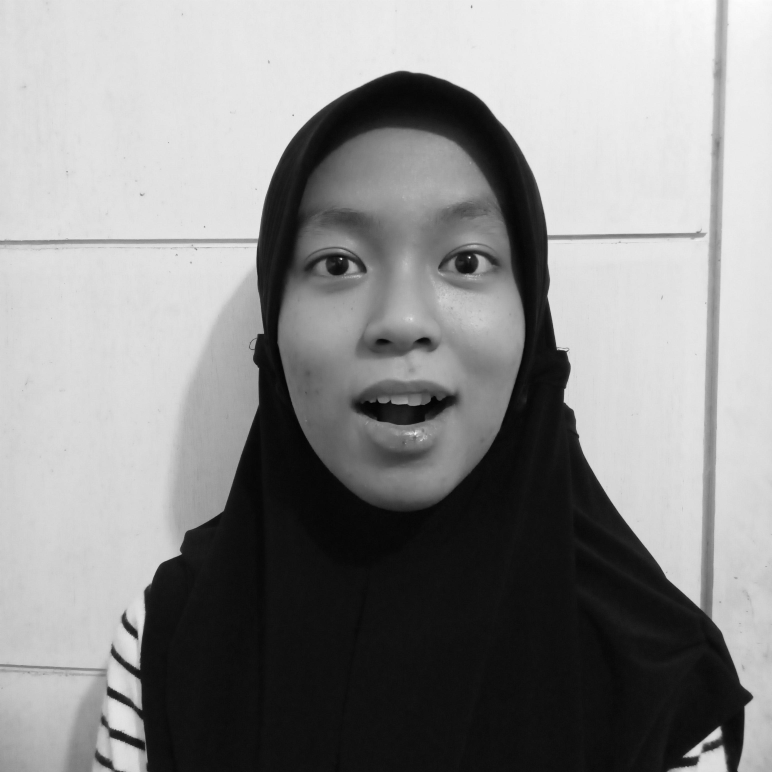
#> input picture Dataset/Foto Greyscale Rotate/Azmira/Azmira_37.jpg, 3088 x 3088 px, found by its file name (shown at 1/4 size); its folder holds only this picture in this run
$ python preprocessing3_resize.py
#> lines starting #> are read from the running program, lines starting #| are printed output that depends on the picture
import os
from PIL import Image

# Set the input and output directory paths
input_directory = "./Dataset/Foto Greyscale Rotate"
output_directories = {
    "30x30": "./Dataset/Foto_Resize_Rotate_30x30",
    "50x50": "./Dataset/Foto_Resize_Rotate_50x50",
    "70x70": "./Dataset/Foto_Resize_Rotate_70x70"
}

# Create the output directories if they don't exist
for size, output_directory in output_directories.items():
    if not os.path.exists(output_directory):
        os.makedirs(output_directory)
        print(f"Created output directory: {output_directory}")
    else:
        print(f"Output directory already exists: {output_directory}")

# List all folders in the input directory
folders = [f for f in os.listdir(input_directory) if os.path.isdir(os.path.join(input_directory, f))]
print(f"Found folders: {folders}")

# Process each folder and photo
for folder in folders:
    folder_path = os.path.join(input_directory, folder)

    # Sort the list of photos to ensure consistent order
    photos = sorted([p for p in os.listdir(folder_path) if p.endswith(('.png', '.jpg', '.jpeg'))])

    for photo in photos:
        photo_path = os.path.join(folder_path, photo)
        image = Image.open(photo_path)
#> image is the input picture: PIL image 3088x3088 L; min 0, max 255, mean 140.1

        # Resize the image and save in the respective output folders
        for size, output_directory in output_directories.items():
            width, height = map(int, size.split('x'))
            resized_image = image.resize((width, height), Image.Resampling.LANCZOS)

            output_folder_path = os.path.join(output_directory, folder)
            if not os.path.exists(output_folder_path):
                os.makedirs(output_folder_path)
                print(f"Created output folder: {output_folder_path}")

            # Extract the original photo number from the filename
            photo_number = photo.split('_')[-1].split('.')[0]
            output_photo_path = os.path.join(output_folder_path, f"{folder}_{size}_{photo_number}.jpg")
            resized_image.save(output_photo_path)
            print(f"Saved resized image: {output_photo_path}")
#> this loop made 3 passes
#> pass 1, `resized_image = image.resize((width, height), Image.Resampling.LANCZOS)`:
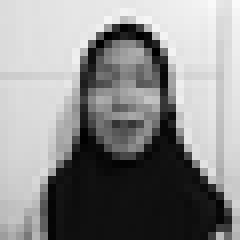
#> resized_image: PIL image 30x30 L (shown 8 times larger); min 0, max 250, mean 140.1
#> pass 2, `resized_image = image.resize((width, height), Image.Resampling.LANCZOS)`:
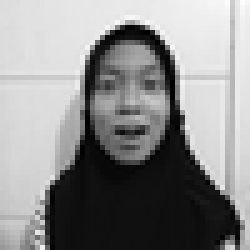
#> resized_image: PIL image 50x50 L (shown 5 times larger); min 0, max 252, mean 140.1
#> pass 3, `resized_image = image.resize((width, height), Image.Resampling.LANCZOS)`:
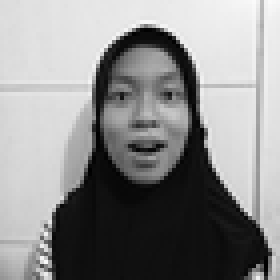
#> resized_image: PIL image 70x70 L (shown 4 times larger); min 0, max 250, mean 140.1
#> pass 2 of the loop `for folder in folders:`:
#> photos = ['David_17.jpg', 'David_86.jpg']
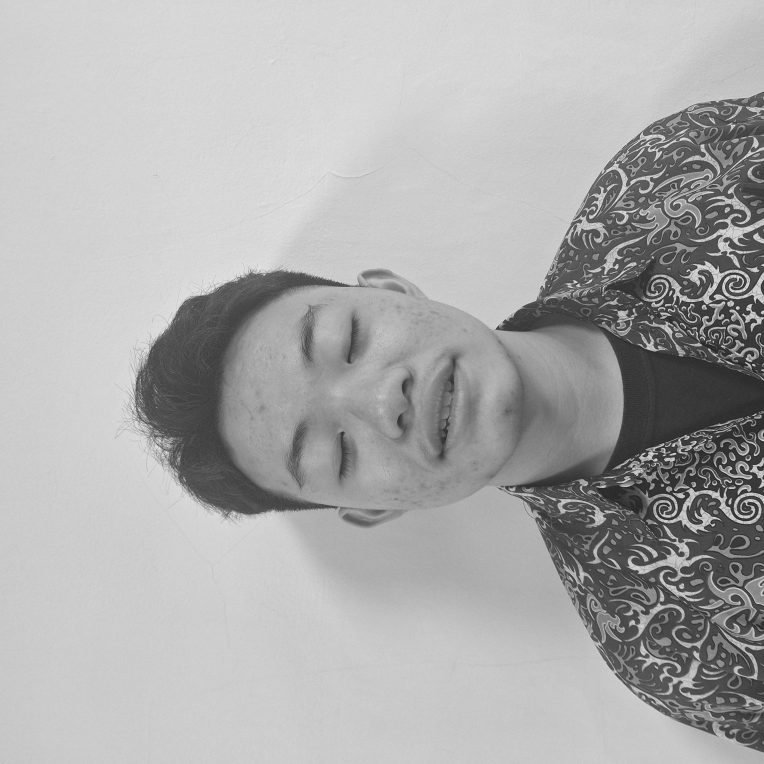
#> input picture Dataset/Foto Greyscale Rotate/David/David_17.jpg, 3056 x 3056 px, found by its file name (shown at 1/4 size)
#> image is the input picture: PIL image 3056x3056 L; min 4, max 253, mean 172.7
#> the loop `for size, output_directory in output_directories.items():` made 3 passes
#> (width, height) on passes 1 to 3: (30, 30), (50, 50), (70, 70)
#> (printed output is left out)
#> pass 1, `resized_image = image.resize((width, height), Image.Resampling.LANCZOS)`:
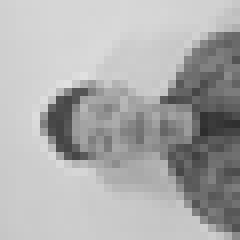
#> resized_image: PIL image 30x30 L (shown 8 times larger); min 45, max 224, mean 172.7
#> pass 3, `resized_image = image.resize((width, height), Image.Resampling.LANCZOS)`:
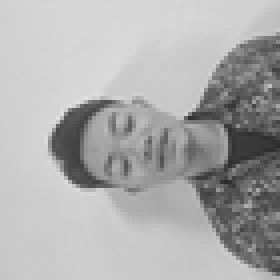
#> resized_image: PIL image 70x70 L (shown 4 times larger); min 41, max 226, mean 172.7

print("Processing complete.")
